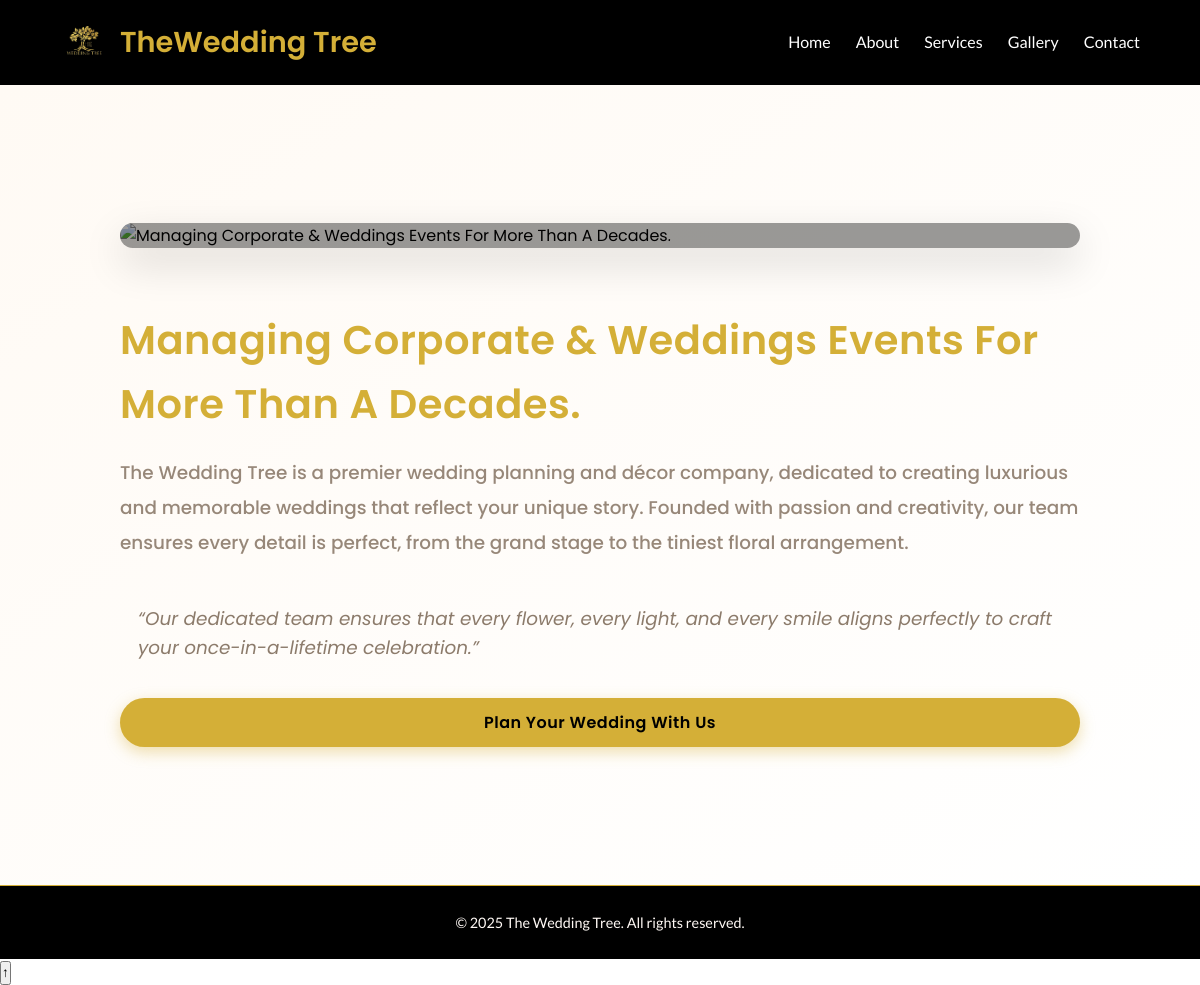
The page /about/ on the database its author committed.
### wedtree/models.py (models this page shows, shortened)
class About(models.Model):
    title = models.CharField(max_length=200, default="About The Wedding Tree")
    subtitle = models.CharField(max_length=300, blank=True, null=True)
    description1 = models.TextField()
    description2 = models.TextField(blank=True, null=True)
    quote = models.CharField(max_length=500, blank=True, null=True)
    image = CloudinaryField("image", blank=True, null=True)

### wedtree/views.py (the view)
# urls.py: path('about/', views.about, name='about'),
def about(request):
    about_data = About.objects.first()
    return render(request, 'wedtree/about.html', {'about': about_data})

### wedtree/templates/wedtree/about.html (shortened to what this page needs)
{% extends 'wedtree/base.html' %}
{% load static %}
{% block extra_css %}
<link rel="stylesheet" href="{% static 'wedtree/css/about.css' %}">
{% endblock %}
{% block content %}
<section class="about" id="about">
  <div class="about-container">
     <div class="about-image">
      {% if about and about.image %}
        <img src="{{ about.image.url }}" alt="{{ about.title|default:'About The Wedding Tree' }}">
      {% else %}
        <img src="{% static 'wedtree/images/gallery.jpg' %}" alt="The Wedding Tree">
      {% endif %}
      <div class="image-overlay">
      </div>
    </div>
    <div class="about-content">
      <h2>
        {% if about and about.title %}
          {{ about.title }}
        {% else %}
          About The Wedding Tree
        {% endif %}
      </h2>
      <p class="intro">
        {% if about and about.description1 %}
          {{ about.description1 }}
        {% else %}
          We design, plan, and manage elegant weddings with love and precision.
        {% endif %}
      </p>
      <blockquote>
        {% if about and about.quote %}
          “{{ about.quote }}”
        {% else %}
          “Turning dreams into timeless celebrations.”
        {% endif %}
      </blockquote>
      <a href="{% url 'contact' %}" class="btn">
        Plan Your Wedding With Us
      </a>
    </div>
  </div>
</section>
{% endblock %}

### wedtree/static/wedtree/css/base.css (style rules this page uses)
* { margin: 0; padding: 0; box-sizing: border-box; font-family: 'Poppins', sans-serif; scroll-behavior: smooth; }
:root { --gold: #D4AF37; --black: #000000; --white: #fff9f5; --light-grey: #fff9f5; --champagne: #8C7B6B; --font-heading: 'Poppins', serif; --font-body: 'Lato', sans-serif; }
body { font-family: 'Poppins', sans-serif; background-color: var(--white); color: var(--black); line-height: 1.6; }
h1, h2, h3, h4, h5 { font-family: 'Poppins'; font-weight: 600; color: var(--gold); letter-spacing: 0.5px; }
p { font-family: 'Lato', sans-serif; color: var(--black); }

### wedtree/static/wedtree/css/home.css (style rules this page uses)
:root { --black:#000000; --gold:#D4AF37; --white:#ffffff; --light:#F5F5F5; --champagne:#8C7B6B; --font-heading: 'Poppins', sans-serif; --font-body: 'Poppins', sans-serif; }
*,*::before,*::after { box-sizing:border-box }
body { font-family:var(--font-body), system-ui, -apple-system, "Segoe UI", Roboto, "Helvetica Neue", Arial; color:var(--black); background:var(--white); -webkit-font-smoothing:antialiased; }
* { box-sizing:border-box }
body { margin:0; font-family:var(--font-body); background:var(--white); color:var(--black); -webkit-font-smoothing:antialiased; -moz-osx-font-smoothing:grayscale; }
.btn { background: #d4af37; color: #000; padding: 10px 20px; border-radius: 10px; border: none; font-weight: 600; cursor: pointer; transition: 0.3s ease; }

### wedtree/static/wedtree/css/about.css (style rules this page uses)
.about { width: 100%; min-height: 100vh; background: linear-gradient(to bottom right, #fffaf4, #ffffff); display: flex; align-items: center; justify-content: center; padding: 100px 10%; color: var(--text-dark); }
.about-container { display: flex; align-items: center; justify-content: space-between; gap: 60px; flex-wrap: wrap; }
.about-image { flex: 1 1 480px; position: relative; border-radius: 20px; overflow: hidden; box-shadow: 0 15px 40px rgba(0, 0, 0, 0.15); }
.about-image img { width: 100%; height: 100%; border-radius: 20px; object-fit: cover; transition: transform 0.6s ease, filter 0.4s ease; }
.image-overlay { position: absolute; bottom: 0; left: 0; right: 0; padding: 25px; background: rgba(0, 0, 0, 0.4); color: #fff; text-align: center; font-family: var(--font-heading); }
.about-content { flex: 1 1 500px; display: flex; flex-direction: column; justify-content: center; animation: fadeInUp 1.2s ease forwards; }
.about-content h2 { font-size: 2.5rem; font-family: var(--font-heading); color: var(--gold); margin-bottom: 20px; position: relative; }
.about-content h2::after { content: ""; position: absolute; bottom: -10px; left: 0; width: 90px; height: 4px; background: var(--primary-gold); border-radius: 3px; }
.about-content p { font-size: 1.1rem; line-height: 1.9; margin-bottom: 18px; color: var(--text-dark); opacity: 0.9; font-family: var(--font-body); }
.about-content .intro { font-weight: 500; color: var(--champagne); font-size: 1.15rem; }
.about-content blockquote { border-left: 5px solid var(--primary-gold); padding-left: 18px; font-style: italic; font-size: 1.15rem; color: var(--champagne); margin: 25px 0; }
.about-content .btn { display: inline-block; background: var(--gold); color: var(--text-light); padding: 12px 30px; border-radius: 30px; font-weight: 600; letter-spacing: 0.5px; margin-top: 10px; text-align: center; transition: all 0.4s ease; box-shadow: 0 5px 15px rgba(212, 175, 55, 0.4); text-decoration: none; }

### wedtree/static/wedtree/css/gallery.css (style rules this page uses)
:root { --gold: #D4AF37; --black: #000; --white: #fff; --light: #faf7f5; --muted: #6b6b6b; --champagne: #8C7B6B; }
.btn { background: rgba(0,0,0,0.6); color:#fff; border:none; padding:8px 10px; border-radius:8px; cursor:pointer; }

### wedtree/static/wedtree/css/contact.css (style rules this page uses)
.btn { background: #d4af37; color: #000; padding: 10px 20px; border-radius: 10px; border: none; font-weight: 600; cursor: pointer; transition: 0.3s ease; }

### rows shown on the page
About: title "Managing Corporate & Weddings Events For More Than A Decades.", description1 "The Wedding Tree is a premier wedding planning and décor company, dedicated to creating luxurious and memorable weddings that reflect your unique story. Founded with passion and creativity, our team ensures every detail is perfect, from the grand stage to the tiniest floral arrangement.", quote "Our dedicated team ensures that every flower, every light, and every smile aligns perfectly to craft your once-in-a-lifetime celebration."
